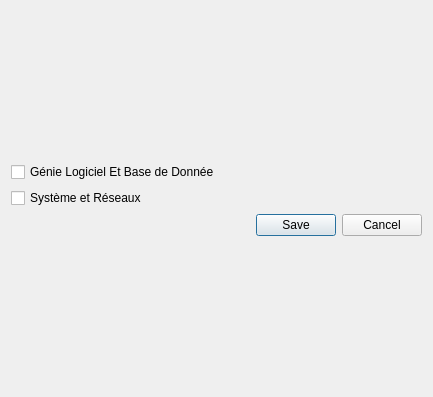
<?xml version="1.0" encoding="UTF-8"?>
<ui version="4.0">
 <class>CategoryChoice</class>
 <widget class="QDialog" name="CategoryChoice">
  <property name="geometry">
   <rect>
    <x>0</x>
    <y>0</y>
    <width>433</width>
    <height>397</height>
   </rect>
  </property>
  <property name="windowTitle">
   <string>Dialog</string>
  </property>
  <layout class="QGridLayout" name="gridLayout">
   <item row="2" column="0">
    <widget class="QDialogButtonBox" name="buttonBox">
     <property name="orientation">
      <enum>Qt::Horizontal</enum>
     </property>
     <property name="standardButtons">
      <set>QDialogButtonBox::Cancel|QDialogButtonBox::Save</set>
     </property>
     <property name="centerButtons">
      <bool>false</bool>
     </property>
    </widget>
   </item>
   <item row="3" column="0">
    <spacer name="verticalSpacer_2">
     <property name="orientation">
      <enum>Qt::Vertical</enum>
     </property>
     <property name="sizeHint" stdset="0">
      <size>
       <width>20</width>
       <height>40</height>
      </size>
     </property>
    </spacer>
   </item>
   <item row="0" column="0">
    <spacer name="verticalSpacer">
     <property name="orientation">
      <enum>Qt::Vertical</enum>
     </property>
     <property name="sizeHint" stdset="0">
      <size>
       <width>20</width>
       <height>40</height>
      </size>
     </property>
    </spacer>
   </item>
   <item row="1" column="0">
    <layout class="QVBoxLayout" name="verticalLayout">
     <item>
      <widget class="QCheckBox" name="gbCheckBox">
       <property name="text">
        <string>Génie Logiciel Et Base de Donnée</string>
       </property>
       <property name="tristate">
        <bool>false</bool>
       </property>
      </widget>
     </item>
     <item>
      <widget class="QCheckBox" name="srCheckBox">
       <property name="text">
        <string>Système et Réseaux</string>
       </property>
      </widget>
     </item>
    </layout>
   </item>
  </layout>
 </widget>
 <resources/>
 <connections>
  <connection>
   <sender>buttonBox</sender>
   <signal>accepted()</signal>
   <receiver>CategoryChoice</receiver>
   <slot>accept()</slot>
   <hints>
    <hint type="sourcelabel">
     <x>248</x>
     <y>254</y>
    </hint>
    <hint type="destinationlabel">
     <x>157</x>
     <y>274</y>
    </hint>
   </hints>
  </connection>
  <connection>
   <sender>buttonBox</sender>
   <signal>rejected()</signal>
   <receiver>CategoryChoice</receiver>
   <slot>reject()</slot>
   <hints>
    <hint type="sourcelabel">
     <x>316</x>
     <y>260</y>
    </hint>
    <hint type="destinationlabel">
     <x>286</x>
     <y>274</y>
    </hint>
   </hints>
  </connection>
 </connections>
</ui>
